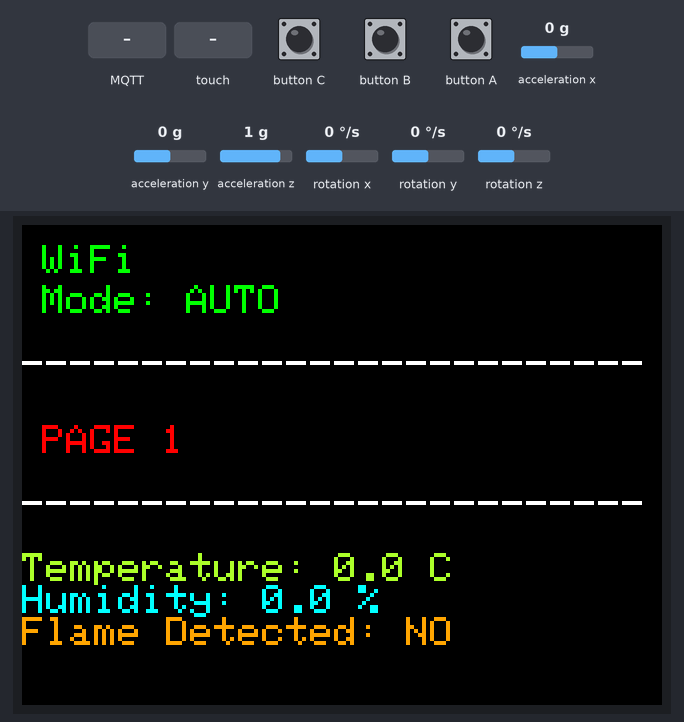
The sketch below on a simulated ESP32-S3. Shown: 320×240 colour display. Inputs (shaded band) come from the test bench; at power-on: acceleration x 0 g, acceleration y 0 g, acceleration z 1 g, rotation x 0 °/s, rotation y 0 °/s, rotation z 0 °/s. WiFi joins after 1.5 s; servers stay silent unless stated; no MQTT or app messages arrive unless stated; what the sketch prints to the serial monitor is not drawn.

Above: at 2.8 s.
2.9 s: MQTT message "WATER_ON" arrives on the third subscribed topic
At 4.1 s:
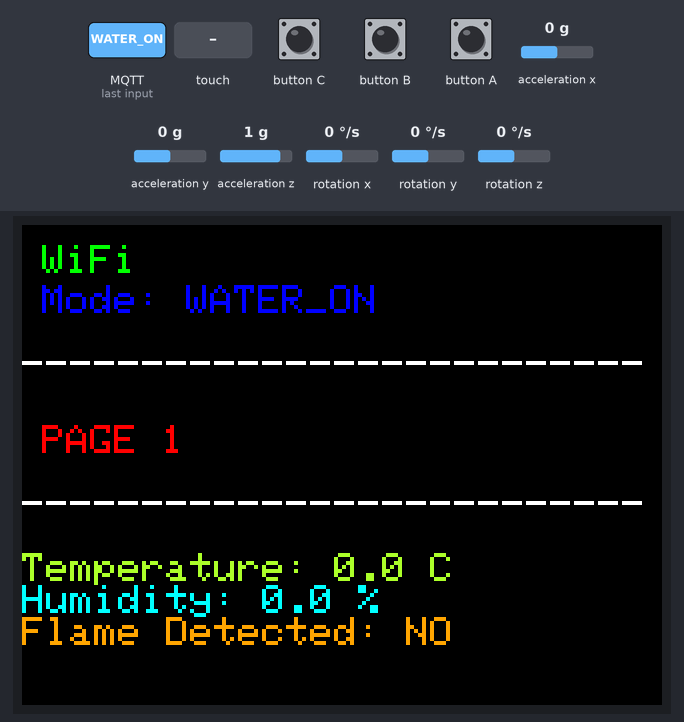
5.0 s: MQTT message "0" arrives on the third subscribed topic
At 6.5 s:
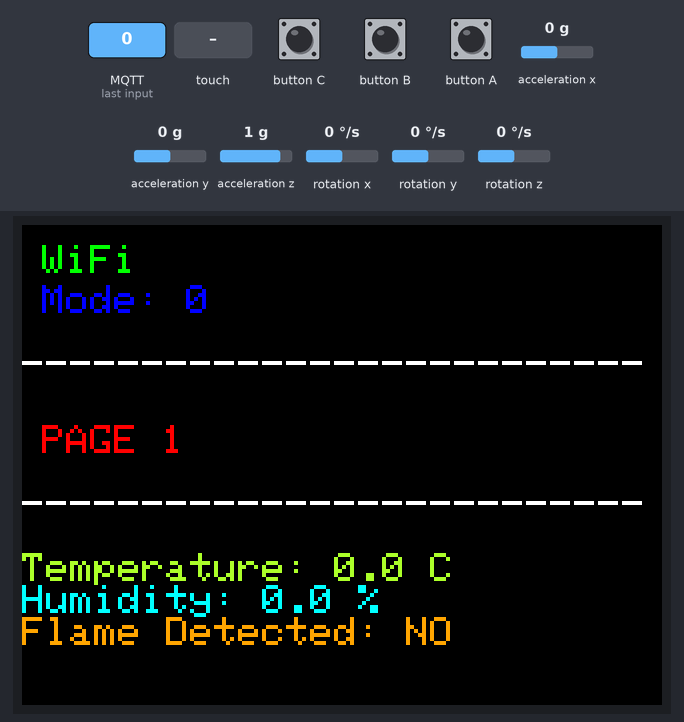
8.0 s: touch panel pressed at 13 % / 10 % of its raw x / y range
At 9.6 s:
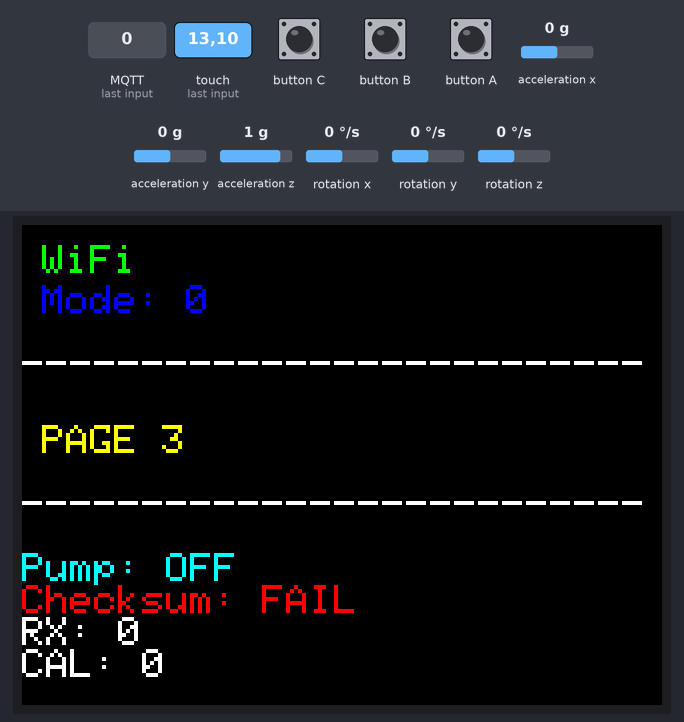
9.9 s: MQTT message "AUTO" arrives on the third subscribed topic
At 11.5 s:
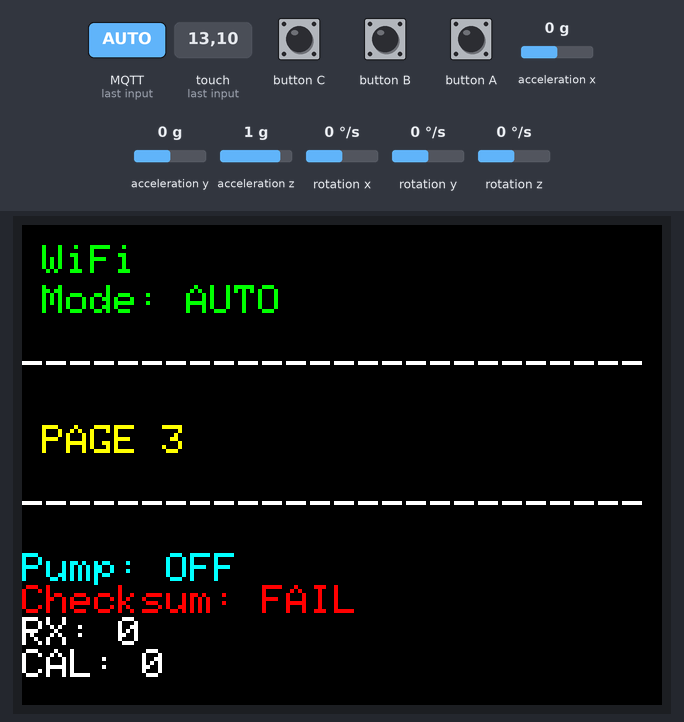
12.9 s: MQTT message "WATER_OFF" arrives on the third subscribed topic
At 14.3 s:
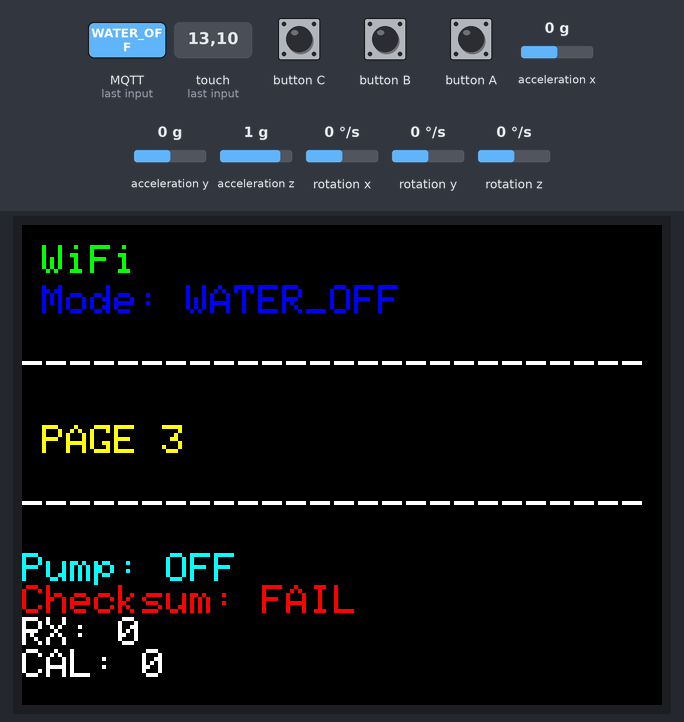
14.7 s: touch panel pressed at 38 % / 10 % of its raw x / y range
At 16.0 s:
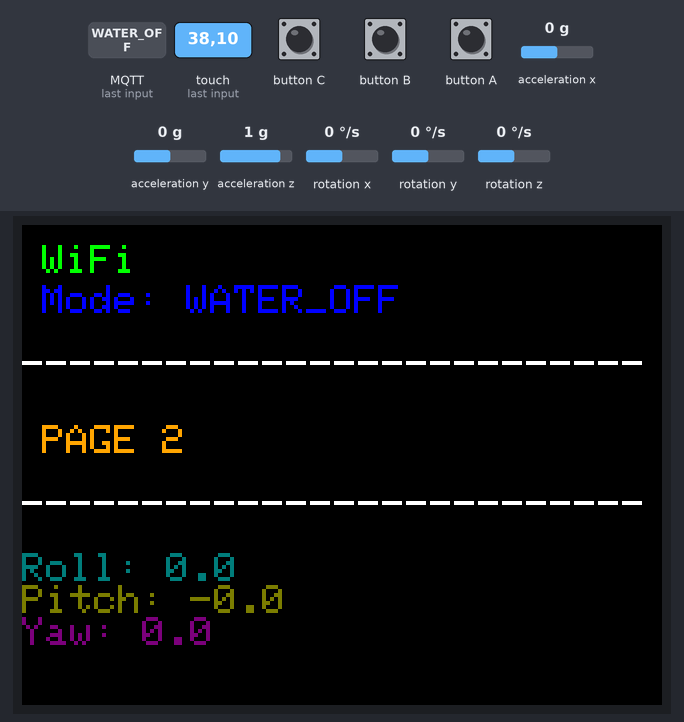
Timing chart, 0 to 17.7 s (numbered marks = the images above; inputs shaded):
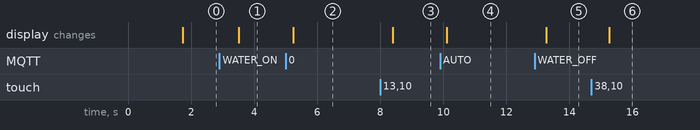

The sketch:

Receiver_2M5.ino
```cpp
#include <M5CoreS3.h>
#include <WiFi.h>
#include <PubSubClient.h>
#include <ArduinoJson.h>

// ===========For CheckSum int=============
uint16_t generateChecksum(String data) {
  uint16_t sum = 0;

  for (int i = 0; i < data.length(); i++) {
    sum += (uint8_t)data[i];
  }

  return sum;
}

// ================= WIFI =================
const char* ssid = "Redmi 15 5G";
const char* password = "ROME2011";
const char* mqtt_server = "broker.emqx.io";

const char* data_topic = "greenhouse/fern/data";
const char* control_topic = "greenhouse/fern/control";
const char* mode_topic = "greenhouse/fern/mode";

WiFiClient espClient;
PubSubClient client(espClient);

// ===== Data From Sender =====
float temperature = 0;
float humidity = 0;
bool flame = false;
bool pump = false;

bool checksumOK = false;
uint16_t receivedChecksum = 0;
uint16_t calculatedChecksum = 0;

// ===== IMU =====
float roll = 0;
float pitch = 0;
float yaw = 0;

// CLEAN MODE
String systemMode = "AUTO";

int screenMode = 0;
unsigned long lastReconnectAttempt = 0;

// ===== Swipe =====
int touchStartX = 0;
bool touching = false;

// ================= MQTT CALLBACK =================
void callback(char* topic, byte* payload, unsigned int length) {

  String msg = "";
  for (int i = 0; i < length; i++)
    msg += (char)payload[i];

  String topicStr = String(topic);

  // ===== MODE SYNC (ONLY SOURCE OF TRUTH) =====
  if (topicStr == mode_topic) {

    systemMode = msg;

    Serial.println("---- MODE SYNC ----");
    Serial.print("Mode: "); Serial.println(systemMode);

    return;
  }

  // ===== CONTROL =====
  if (topicStr == control_topic) {

    if (msg == "AUTO") {
      systemMode = "AUTO";
    }
    else if (msg == "WATER_ON" || msg == "WATER_OFF") {
      systemMode = "MANUAL";
    }

    return;
  }

  // ===== SENSOR DATA =====
  if (topicStr == data_topic) {

    StaticJsonDocument<768> doc;

    DeserializationError error = deserializeJson(doc, msg);
    if (error) {
      Serial.print("JSON Error: ");
      Serial.println(error.c_str());
      return;
    }

    if (!doc.containsKey("data")) {
      Serial.println("No data object!");
      return;
    }

    // ===== CHECKSUM VERIFY =====
    if (!doc.containsKey("checksum")) {
      Serial.println("No checksum!");
     return;
    }

    receivedChecksum = doc["checksum"];

    String dataStr;
    serializeJson(doc["data"], dataStr);

    calculatedChecksum = generateChecksum(dataStr);

    if (receivedChecksum != calculatedChecksum) {
      Serial.println("❌ CHECKSUM FAILED!");

     Serial.print("Received: ");
     Serial.println(receivedChecksum);

     Serial.print("Calculated: ");
     Serial.println(calculatedChecksum);

     checksumOK = false;

     return;
    } else {
     Serial.println("✅ CHECKSUM OK");
     checksumOK = true;
    }

    JsonObject data = doc["data"];

    temperature = data["temp"] | temperature;
    humidity    = data["humidity"] | humidity;
    flame       = data["flame"] | flame;
    pump        = data["led"] | pump;

    Serial.println("---- RECEIVED FROM ESP32 ----");
    Serial.print("Mode: "); Serial.println(systemMode);
    Serial.print("Pump: "); Serial.println(pump);
  }
}

// ================= WIFI =================
void connectWiFi() {
  WiFi.begin(ssid, password);
  while (WiFi.status() != WL_CONNECTED)
    delay(500);
}

// ================= MQTT =================
void reconnectMQTT() {
  if (client.connect("FernMonitor")) {
    client.subscribe(data_topic);
    client.subscribe(control_topic);
    client.subscribe(mode_topic);
  }
}

// ================= IMU =================
void updateIMU() {

  float ax, ay, az;
  float gx, gy, gz;

  M5.Imu.getAccelData(&ax, &ay, &az);
  M5.Imu.getGyroData(&gx, &gy, &gz);

  roll  = atan2(ay, az) * 57.3;
  pitch = atan2(-ax, sqrt(ay * ay + az * az)) * 57.3;
  yaw   = gz;
}

// ================= DISPLAY =================
void displayScreen() {

  M5.Lcd.clear();
  M5.Lcd.setTextSize(2);
  M5.Lcd.setCursor(10, 10);

  // WiFi
  M5.Lcd.setTextColor(WiFi.status() == WL_CONNECTED ? GREEN : RED);
  M5.Lcd.println("WiFi");

  // ===== MODE (CLEAN) =====
  M5.Lcd.setCursor(10, 30);

  if (systemMode == "AUTO")
    M5.Lcd.setTextColor(GREEN);
  else
    M5.Lcd.setTextColor(BLUE);

  M5.Lcd.printf("Mode: %s\n\n", systemMode.c_str());

  M5.Lcd.setTextColor(WHITE);
  M5.Lcd.println("--------------------------\n");
  M5.Lcd.setCursor(10, 100);

  // ===== PAGE 1 =====
  if (screenMode == 0) {

    M5.Lcd.setTextColor(RED);
    M5.Lcd.println("PAGE 1\n");

    M5.Lcd.setTextColor(WHITE);
    M5.Lcd.println("--------------------------\n");

    M5.Lcd.setTextColor(GREENYELLOW);
    M5.Lcd.printf("Temperature: %.1f C\n", temperature);

    M5.Lcd.setTextColor(CYAN);
    M5.Lcd.printf("Humidity: %.1f %%\n", humidity);

    M5.Lcd.setTextColor(ORANGE);
    M5.Lcd.printf("Flame Detected: %s\n", flame ? "YES" : "NO");
  }

  // ===== PAGE 2 =====
  else if (screenMode == 1) {

    M5.Lcd.setTextColor(ORANGE);
    M5.Lcd.println("PAGE 2\n");

    M5.Lcd.setTextColor(WHITE);
    M5.Lcd.println("--------------------------\n");

    M5.Lcd.setTextColor(DARKCYAN);
    M5.Lcd.printf("Roll: %.1f\n", roll);

    M5.Lcd.setTextColor(OLIVE);
    M5.Lcd.printf("Pitch: %.1f\n", pitch);

    M5.Lcd.setTextColor(PURPLE);
    M5.Lcd.printf("Yaw: %.1f\n", yaw);
  }

  // ===== PAGE 3 =====
  else if (screenMode == 2) {

    M5.Lcd.setTextColor(YELLOW);
    M5.Lcd.println("PAGE 3\n");

    M5.Lcd.setTextColor(WHITE);
    M5.Lcd.println("--------------------------\n");

    M5.Lcd.setTextColor(CYAN);
    M5.Lcd.printf("Pump: %s\n", pump ? "ON" : "OFF");

    if (checksumOK) {
    M5.Lcd.setTextColor(GREEN);
    M5.Lcd.println("Checksum: OK");
  } else {
    M5.Lcd.setTextColor(RED);
    M5.Lcd.println("Checksum: FAIL");
  }

  M5.Lcd.setTextColor(WHITE);
  M5.Lcd.printf("RX: %u\n", receivedChecksum);
  M5.Lcd.printf("CAL: %u\n", calculatedChecksum);
  }
}

// ================= SETUP =================
void setup() {

  M5.begin();
  Serial.begin(115200);

  connectWiFi();

  client.setServer(mqtt_server, 1883);
  client.setCallback(callback);
}

// ================= LOOP =================
void loop() {

  M5.update();
  updateIMU();

  // ===== TOUCH =====
  auto t = M5.Touch.getDetail();

  if (t.isPressed() && !touching) {
    touchStartX = t.x;
    touching = true;
  }

  if (!t.isPressed() && touching) {

    int diff = t.x - touchStartX;

    if (diff > 40) screenMode++;
    else if (diff < -40) screenMode--;
    else if (touchStartX > 160) screenMode++;
    else screenMode--;

    if (screenMode > 2) screenMode = 0;
    if (screenMode < 0) screenMode = 2;

    touching = false;
  }

  // MQTT
  if (WiFi.status() != WL_CONNECTED)
    connectWiFi();

  if (!client.connected()) {
    unsigned long now = millis();
    if (now - lastReconnectAttempt > 3000) {
      lastReconnectAttempt = now;
      reconnectMQTT();
    }
  } else {
    client.loop();
  }

  displayScreen();
  delay(200);
}
```

Measured:
- after the input at 2.9 s, the display: changes after 0.62 s (image 1)
- after the input at 5.0 s, the display: changes after 0.24 s (image 2)
- after the input at 8.0 s, the display: changes after 0.40 s (image 3)
- after the input at 9.9 s, the display: changes after 0.22 s (image 4)
- after the input at 12.9 s, the display: changes after 0.36 s (image 5)
- after the input at 14.7 s, the display: changes after 0.56 s (image 6)
